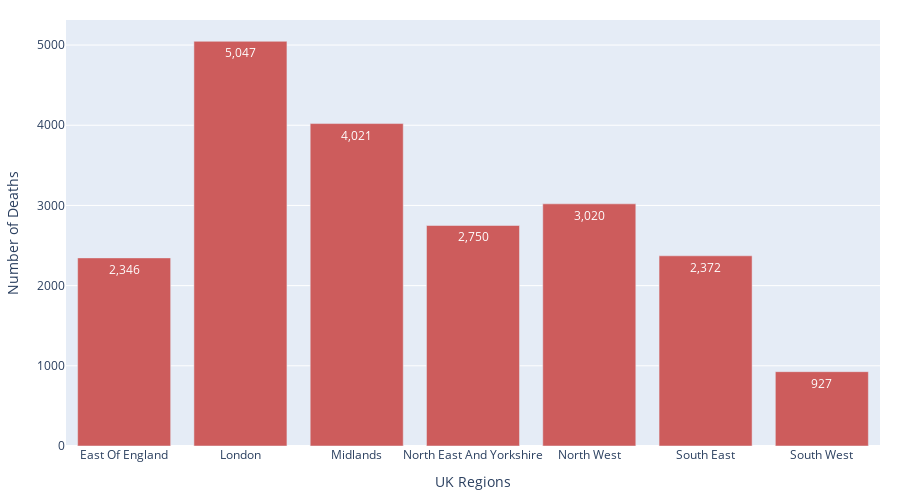

Notebook code for this chart:
### Markdown cell above
# NHS Regional - Total Confirmed Deaths

### Code cell
fig = px.bar(
    nhs_region,
    x = nhs_region['Country Region'].drop(0),
    y = nhs_region['Total'].drop(0),
    text=nhs_region['Total'].drop(0),
    color_discrete_sequence=["indianred"],
    height=500,
    width=900)

fig.update_layout(
        xaxis_title="UK Regions",
        yaxis_title="Number of Deaths",
        margin=dict(l=20, r=20, t=20, b=20))

### Figure 1 — Plotly figure (JSON) as saved in the notebook; plotly's stock layout.template omitted (floating-point values rounded to 4 significant figures)
{"data": [{"alignmentgroup": "True", "hovertemplate": "x=%{x}<br>y=%{y}<br>text=%{text}<extra></extra>", "legendgroup": "", "marker": {"color": "indianred"}, "name": "", "offsetgroup": "", "orientation": "v", "showlegend": false, "text": ["2,346", "5,047", "4,021", "2,750", "3,020", "2,372", "927"], "textposition": "auto", "type": "bar", "x": ["East Of England", "London", "Midlands", "North East And Yorkshire", "North West", "South East", "South West"], "xaxis": "x", "y": ["2,346", "5,047", "4,021", "2,750", "3,020", "2,372", "927"], "yaxis": "y"}], "layout": {"barmode": "relative", "height": 500, "legend": {"tracegroupgap": 0}, "margin": {"b": 20, "l": 20, "r": 20, "t": 20}, "width": 900, "xaxis": {"anchor": "y", "domain": [0, 1], "title": {"text": "UK Regions"}}, "yaxis": {"anchor": "x", "domain": [0, 1], "title": {"text": "Number of Deaths"}}}}
